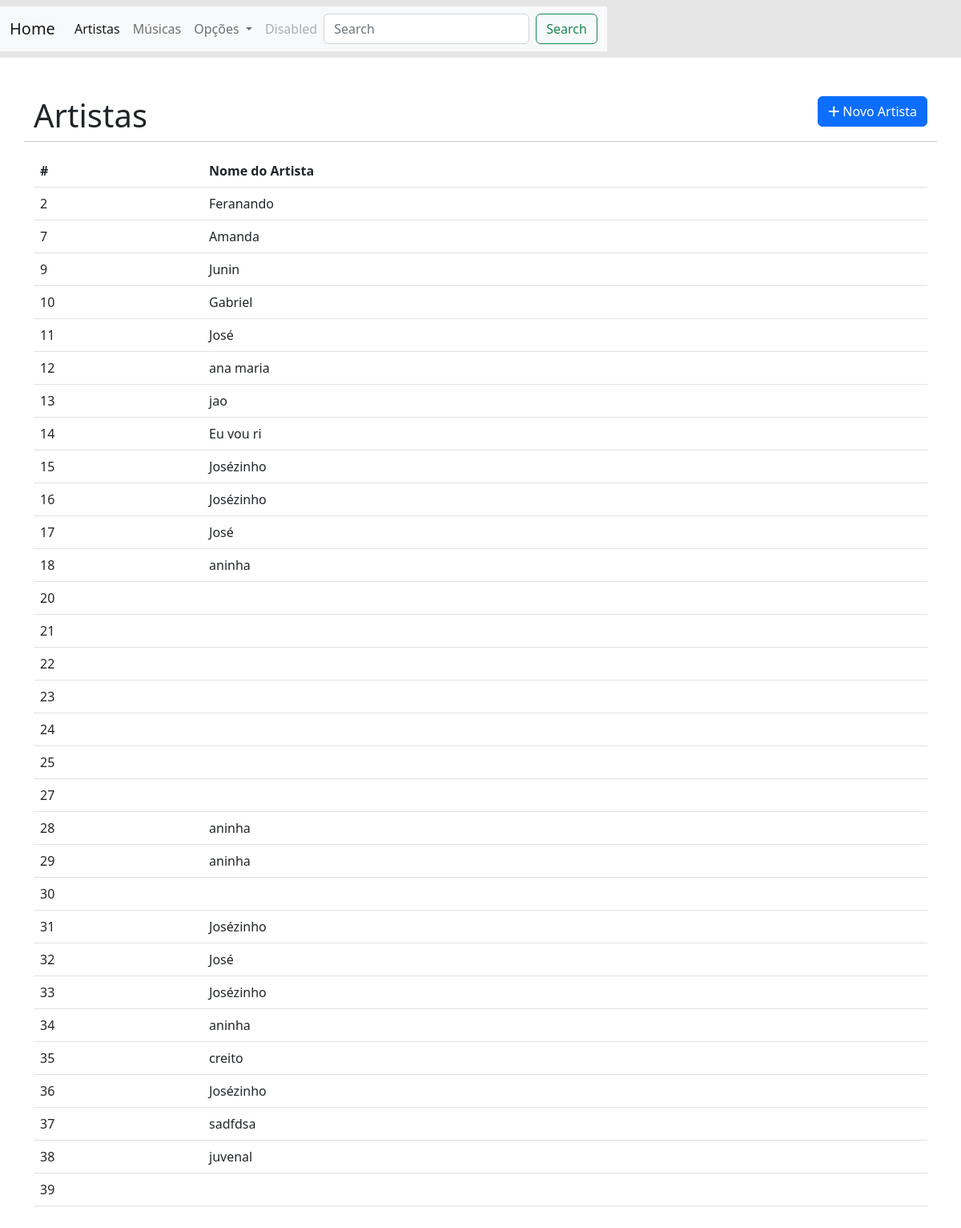
The app's page /prova_estagio/index_artistas.php with its own data.
### tables this page shows
CREATE TABLE `artistas` (
  `id` int(11) NOT NULL,
  `nome_artista` varchar(110) NOT NULL
);

### prova_estagio/index_artistas.php (the view, shortened to what this page needs)
<?php
include("conexao.php");
$consulta = "SELECT * FROM artistas";
$con = mysqli_query($db, $consulta);
?>
<!DOCTYPE html>
<html lang="PT-BR">
<?php include 'head.php' ?>
<head>
</head>
<body>
    <?php include 'navbar.php' ?>
    <div class="container py-5">
        <div class="row">
            <div class="col-6">
                <h1>Artistas</h1>
            </div>
            <div class="col-6">
                <a href="create_artistas.php" class="btn btn-primary float-end"><i class="fa fa-plus"></i> Novo Artista</a>
            </div>
            <hr>
        </div>
        <div class="table-responsive">
            <table class="table">
                <thead>
                    <tr>
                        <th scope="col">#</th>
                        <th scope="col">Nome do Artista</th>
                    </tr>
                </thead>
                <tbody>
                    <?php while ($dado = $con->fetch_array()) { ?>
                        <tr>
                            <td scope="row"><?php echo $dado["id"]; ?></td>
                            <td scope="row"><?php echo $dado["nome_artista"]; ?></td>
                        </tr>
                    <?php } ?>
                </tbody>
            </table>
        </div>
    </div>
</body>
</html>

### prova_estagio/head.php (shortened to what this page needs)
<head>
    <link href="https://cdn.jsdelivr.net/npm/bootstrap@5.2.0-beta1/dist/css/bootstrap.min.css" rel="stylesheet">
    <link rel="stylesheet" href="https://cdnjs.cloudflare.com/ajax/libs/font-awesome/6.1.1/css/all.min.css" />
</head>

### prova_estagio/navbar.php (shortened to what this page needs)
<nav class="navbar" style="background-color: #E6E6E6;">
    <nav class="navbar navbar-expand-lg bg-light">
        <div class="container">
            <a class="navbar-brand" href="index.php">Home</a>
            <div class="collapse navbar-collapse" id="navbarSupportedContent">
                <ul class="navbar-nav me-auto mb-2 mb-lg-0">
                    <li class="nav-item">
                        <a class="nav-link active" aria-current="page" href="index_artistas.php">Artistas</a>
                    </li>
                    <li class="nav-item">
                        <a class="nav-link" href="index_musica.php">Músicas</a>
                    </li>
                    <li class="nav-item dropdown">
                        <a class="nav-link dropdown-toggle" href="#" id="navbarDropdown" role="button" data-bs-toggle="dropdown" aria-expanded="false">
                            Opções
                        </a>
                    </li>
                    <li class="nav-item">
                        <a class="nav-link disabled">Disabled</a>
                    </li>
                </ul>
                <form class="d-flex" role="search">
                    <input class="form-control me-2" type="search" placeholder="Search" aria-label="Search">
                    <button class="btn btn-outline-success" type="submit">Search</button>
                </form>
            </div>
        </div>
    </nav>
</nav>

### records on screen
artistas: id "2", nome_artista "Feranando"
artistas: id "7", nome_artista "Amanda"
artistas: id "9", nome_artista "Junin"
artistas: id "10", nome_artista "Gabriel"
artistas: id "11", nome_artista "José"
artistas: id "12", nome_artista "ana maria"
artistas: id "13", nome_artista "jao"
artistas: id "14", nome_artista "Eu vou ri"
artistas: id "15", nome_artista "Josézinho"
artistas: id "16", nome_artista "Josézinho"
artistas: id "17", nome_artista "José"
artistas: id "18", nome_artista "aninha"
artistas: id "20"
artistas: id "21"
artistas: id "22"
artistas: id "23"
artistas: id "24"
artistas: id "25"
artistas: id "27"
artistas: id "28", nome_artista "aninha"
artistas: id "29", nome_artista "aninha"
artistas: id "30"
artistas: id "31", nome_artista "Josézinho"
artistas: id "32", nome_artista "José"
artistas: id "33", nome_artista "Josézinho"
artistas: id "34", nome_artista "aninha"
artistas: id "35", nome_artista "creito"
artistas: id "36", nome_artista "Josézinho"
artistas: id "37", nome_artista "sadfdsa"
artistas: id "38", nome_artista "juvenal"
artistas: id "39"
